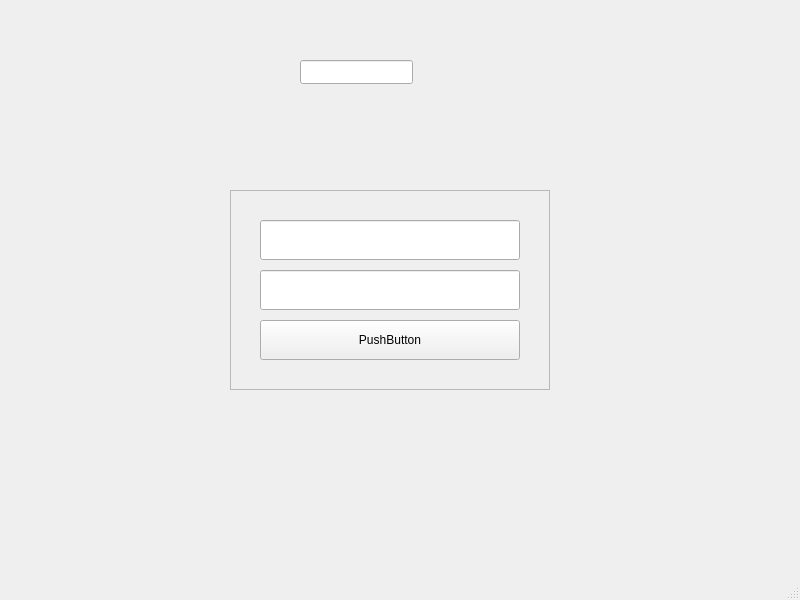
<?xml version="1.0" encoding="UTF-8"?>
<ui version="4.0">
 <class>MainWindow</class>
 <widget class="QMainWindow" name="MainWindow">
  <property name="geometry">
   <rect>
    <x>0</x>
    <y>0</y>
    <width>800</width>
    <height>600</height>
   </rect>
  </property>
  <property name="windowTitle">
   <string>MainWindow</string>
  </property>
  <widget class="QWidget" name="centralwidget">
   <widget class="QFrame" name="frame">
    <property name="geometry">
     <rect>
      <x>230</x>
      <y>190</y>
      <width>320</width>
      <height>200</height>
     </rect>
    </property>
    <property name="frameShape">
     <enum>QFrame::StyledPanel</enum>
    </property>
    <property name="frameShadow">
     <enum>QFrame::Raised</enum>
    </property>
    <widget class="QPushButton" name="pushButton">
     <property name="geometry">
      <rect>
       <x>30</x>
       <y>130</y>
       <width>260</width>
       <height>40</height>
      </rect>
     </property>
     <property name="text">
      <string>PushButton</string>
     </property>
    </widget>
    <widget class="QLineEdit" name="lineEdit">
     <property name="geometry">
      <rect>
       <x>30</x>
       <y>30</y>
       <width>260</width>
       <height>40</height>
      </rect>
     </property>
    </widget>
    <widget class="QLineEdit" name="lineEdit_2">
     <property name="geometry">
      <rect>
       <x>30</x>
       <y>80</y>
       <width>260</width>
       <height>40</height>
      </rect>
     </property>
    </widget>
   </widget>
   <widget class="QLineEdit" name="leEx">
    <property name="geometry">
     <rect>
      <x>300</x>
      <y>60</y>
      <width>113</width>
      <height>24</height>
     </rect>
    </property>
   </widget>
  </widget>
  <widget class="QMenuBar" name="menubar">
   <property name="geometry">
    <rect>
     <x>0</x>
     <y>0</y>
     <width>800</width>
     <height>21</height>
    </rect>
   </property>
  </widget>
  <widget class="QStatusBar" name="statusbar"/>
 </widget>
 <resources/>
 <connections/>
</ui>
